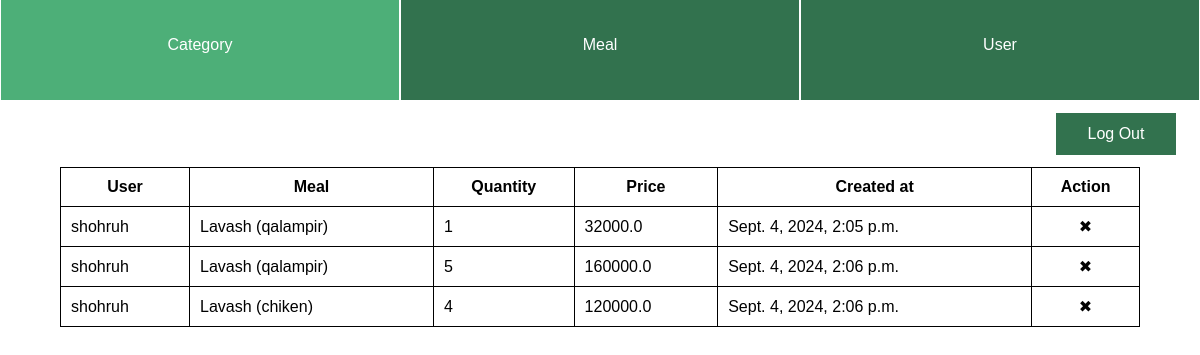
The page /user/orders on the database its author committed.
### EvosApp/models.py (models this page shows, shortened)
class OrderItem(models.Model):
    order = models.ForeignKey(Order, on_delete=models.CASCADE)
    meal = models.ForeignKey(Meal, on_delete=models.CASCADE)
    quantity = models.IntegerField(default=1)
    def get_price(self):
        return self.meal.price * self.quantity

class Order(models.Model):
    user_id = models.ForeignKey(User, on_delete=models.CASCADE)
    created_at = models.DateTimeField(auto_now_add=True)

class Meal(models.Model):
    name = models.CharField(max_length=30)
    image = models.ImageField(upload_to='foods/')
    price = models.FloatField()
    description = models.TextField(null=True, blank=True)
    category = models.ForeignKey(Category, on_delete=models.CASCADE)
    def __str__(self):
        return self.name

### EvosApp/views.py (the view)
# urls.py: path('user/orders', views.UserOrders.as_view(), name='user-orders'),
class UserOrders(ListView):
    model = OrderItem
    template_name = 'EvosApp/admin/admin_user_orders.html'
    context_object_name = 'orders'

### EvosApp/templates/EvosApp/admin/admin_user_orders.html (shortened to what this page needs)
{% extends 'EvosApp/layouts/base.html' %}
{% load static %}
{% block content %}
    {% include 'EvosApp/includes/headers_admin.html' %}
    <table class="my-table">
        <tr>
            <th>User</th>
            <th>Meal</th>
            <th>Quantity</th>
            <th>Price</th>
            <th>Created at</th>
            <th>Action</th>
        </tr>
        {% for order in orders %}
        	<tr>
                <td>{{ order.order.user_id.username }}</td>
                <td>{{ order.meal }}</td>
                <td>{{ order.quantity }}</td>
                <td>{{ order.get_price }}</td>
                <td>{{ order.order.created_at }}</td>
                <td style="width: 10%"><a class="delete-table" href="{% url 'delete-order' order_id=order.order.id %}">&#10006;</a></td>
            </tr>
        {% endfor %}
    </table>
{% endblock %}

### EvosApp/static/css/styles.css (style rules this page uses)
* { margin: 0; padding: 0; box-sizing: border-box; }
html { scroll-behavior: smooth; }
body { font-family: 'Poppins', sans-serif; animation: ease-in-out; transition: 2s; }
a { text-decoration: none; }
a { color: black; }
.my-table { width: 90%; margin: 50px auto; border-collapse: collapse; border: 1px solid black; }
.my-table td, .my-table th { border: 1px solid black; padding: 10px; }
.delete-table { width: 100%; display: flex; justify-content: center; text-decoration: none; color: black; }

### rows shown on the page
OrderItem: order.user_id.username "shohruh", meal "Lavash (qalampir)", quantity "1", get_price "32000.0", order.created_at "Sept. 4, 2024, 2:05 p.m."
OrderItem: order.user_id.username "shohruh", meal "Lavash (qalampir)", quantity "5", get_price "160000.0", order.created_at "Sept. 4, 2024, 2:06 p.m."
OrderItem: order.user_id.username "shohruh", meal "Lavash (chiken)", quantity "4", get_price "120000.0", order.created_at "Sept. 4, 2024, 2:06 p.m."
